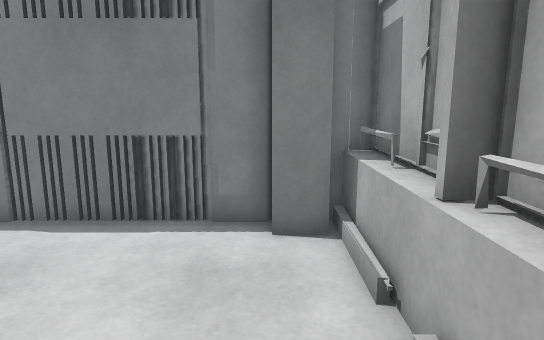
View 1 (above)

16 first-person views from a walk through a robot-simulator world made for Gazebo. The camera is 1.2 m above the floor, tilts 10° down and sees 75° across. The floor is counted in squares, 0.5 m on a side. Each view is taken from the middle of a square. On the plan, view 1 faces up. The plan holds only what a view shows up to about 20 squares ahead; the rest is blank. The place goes on beyond the plan. Simple shapes stand in for some stock models.

View 2
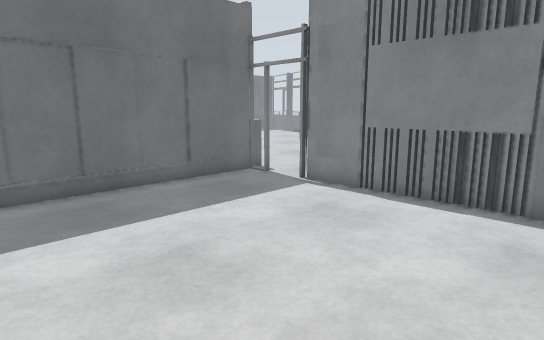

View 3
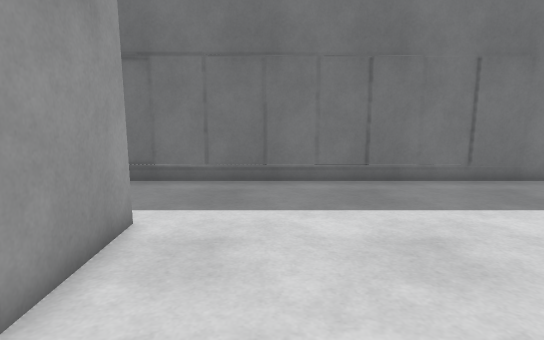

View 4
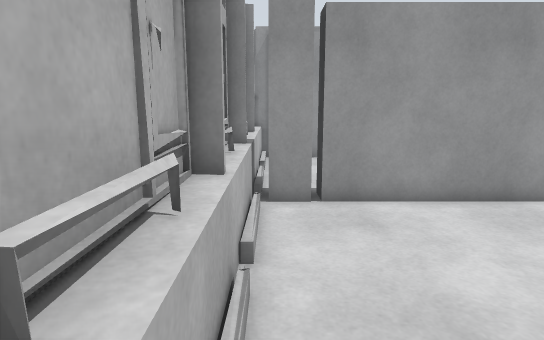

View 5
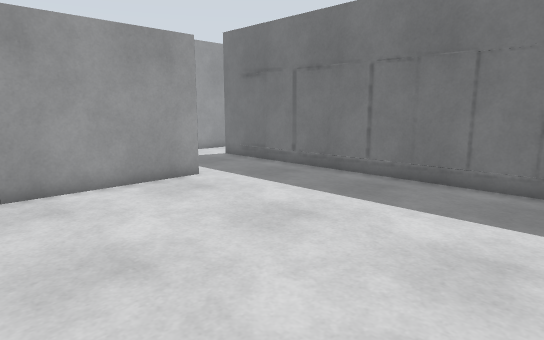

View 6
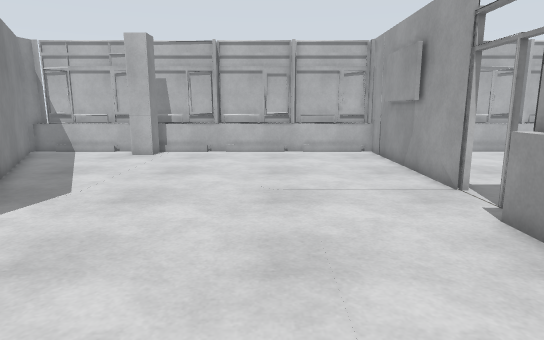

View 7
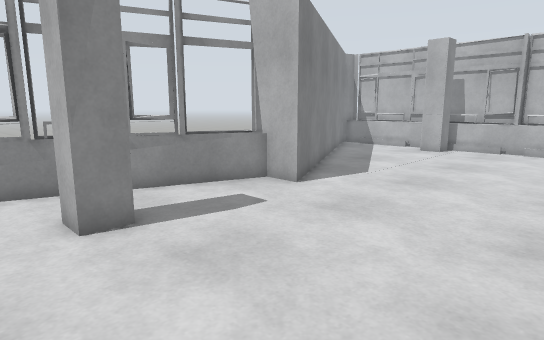

View 8
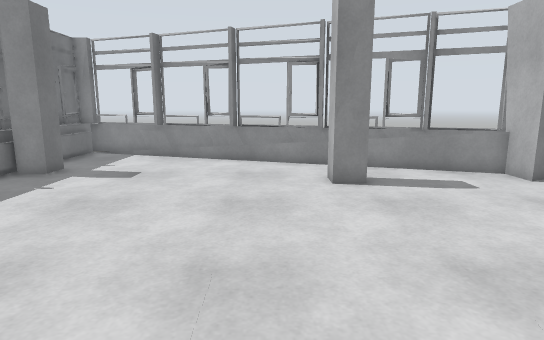

View 9
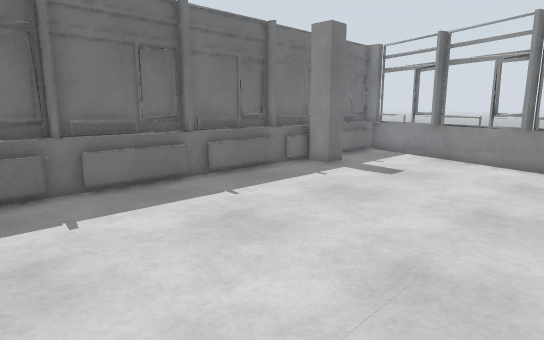

View 10
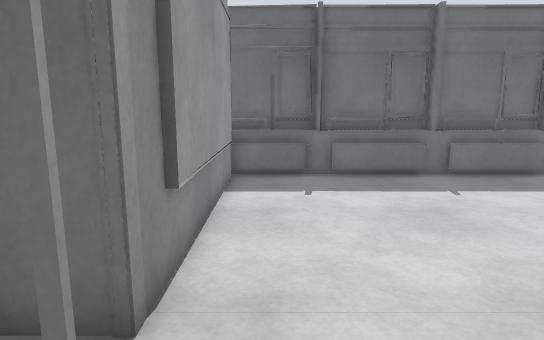

View 11
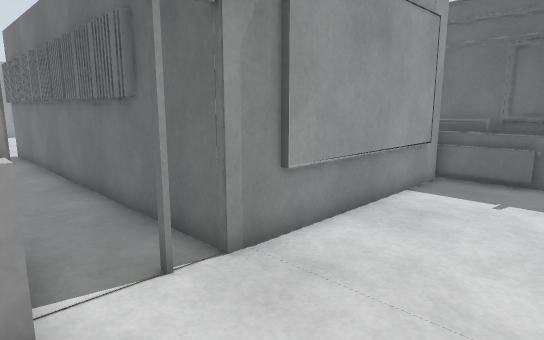

View 12
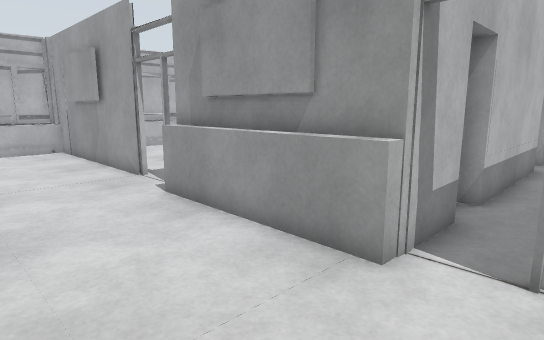

View 13
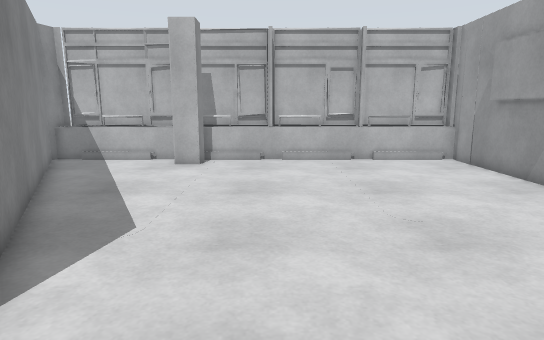

View 14
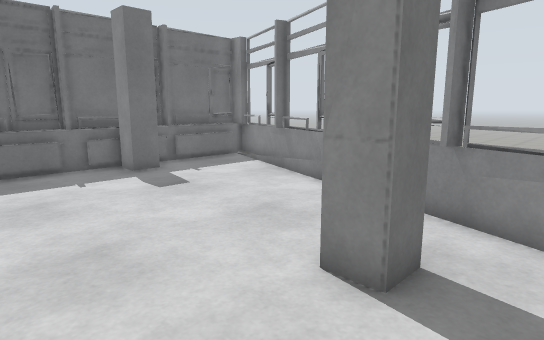

View 15
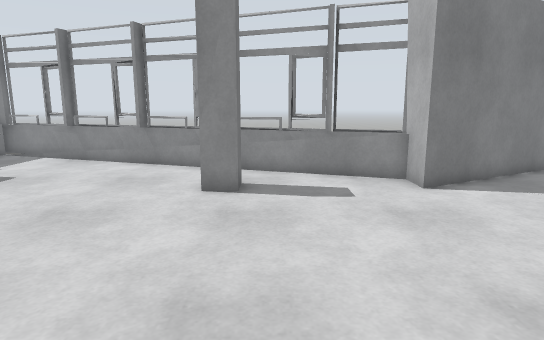

View 16
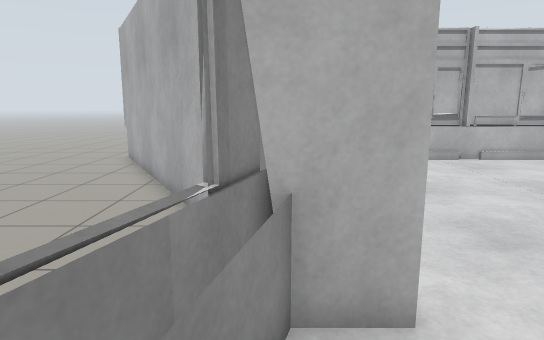

### Floor plan
Points are (right, up) in squares from view 1. A wall is a line through its corners. A room is listed if a view was taken in it or the views show most of it. See-through windows are left out.
Room 1 (views 1, 2, 3, 4, 5)
walls: (-6.2, -4.9) (-0.3, -4.9); (2.2, -0.8) (2.2, 3.4); (-1.4, 7.5) (-3.5, 7.5); (-0.1, -4.9) (1.1, -4.9); (2.2, -1.9) (2.2, -1.2); (2.2, 4.4) (2.2, 7.6); (0, 7.3) (-7.6, 7.3); (1.9, 5.2) (1.9, 7.5) (-0.2, 7.5); (1.1, 6.5) (0, 6.5); (-10.5, 7.6) (-10.5, -5.6); (1.5, -5.2) (1.5, 7)
low walls: (1.7, 2) (1.7, 3); (1.9, 0.2) (1.9, 3.4)
ways out: opening at (-9, 7) to room 2
Room 2 (views 6, 7, 8, 9, 10, 11, 12, 13, 14, 15, 16)
walls: (-18.1, 19.1) (-18.1, 20.2); (-17, 20.2) (-17, 19.1) (-17.9, 19.1) (-17.9, 19.7); (-11.4, 20.8) (-24.7, 25.3); (-15.9, 7.8) (-12.3, 7.8); (-15.5, 22.8) (-17.5, 23.4); (-17.7, 7.6) (-10.5, 7.6); (-9.5, 21) (-30.5, 28.1); (-17.7, 5.2) (-17.7, 8.2); (-8, 7.6) (1.7, 7.5); (-20.2, 24.3) (-21.6, 24.8); (-20.2, 4.5) (-20.2, -5.5); (-5, 7.8) (-1.4, 7.8); (-28.2, 21.9) (-28.2, 20.7) (-29.4, 20.7); (-29.9, 13.1) (-29.9, 11.1); (-28.3, 7.8) (-27, 7.8); (-30, 17.2) (-29.9, 15.2); (-30.4, 14.9) (-30.4, 7.1); (-26.2, 26.3) (-29.6, 27.4); (-30.4, 19.1) (-30.4, 15.1); (-29.7, 21.4) (-29.7, 7.4); (-29.4, 7.6) (-20.4, 7.6) (-20.4, -5.5); (-30, 21.5) (-30, 19.5); (1.1, 19.1) (0, 19.1) (0, 20.2); (1.8, 13.7) (1.8, 16.2); (-30.4, 22.4) (-30.4, 19.2); (-30.4, 23.3) (-30.4, 22.9); (2.2, 20.6) (2.2, 25.9) (1.1, 26.2); (1.5, 7) (1.5, 26.3) (-11.4, 19.4) (-11.4, 21.4); (-30.1, 25.7) (-30.1, 24.5); (-17.7, -3.5) (-17.7, 3.4) (-17, 3.4); (2.2, 7.6) (2.2, 19.5); (-29.7, 27.5) (-29.7, 22.5); (-30.4, 27.4) (-30.4, 23.6)
low walls: (-17.7, 8.2) (-10.7, 8.1) (-10.7, 7.6); (-23.6, 25.4) (-25.5, 26.1); (-29.4, 14.4) (-29.4, 11.1); (-25.3, 25.5) (-26.6, 25.9); (-29.4, 18.6) (-29.4, 15.4); (-29.4, 10.4) (-29.4, 7.6); (-29.4, 21) (-29.4, 19.5); (-29.9, 8.8) (-29.8, 7.3); (-29.4, 22.9) (-29.4, 22.4); (1.8, 16.7) (1.8, 19.2); (1.9, 12.5) (1.8, 13.6); (1.9, 9.5) (1.9, 11.6); (1.8, 22.5) (1.8, 24); (-29.4, 26.6) (-29.4, 23.4)
ways out: opening at (-9, 7) to room 1

Where each view was taken, in squares from view 1:
view 1: 0 up, 0 right, facing up
view 2: 2 down, 0 right, facing up-left
view 3: 2 down, 1 right, facing left
view 4: 4 up, 1 right, facing down
view 5: 6 up, 1 right, facing down-left
view 6: 13 up, 18 left, facing right
view 7: 12 up, 20 left, facing up-right
view 8: 8 up, 20 left, facing up
view 9: 8 up, 19 left, facing up-left
view 10: 9 up, 17 left, facing left
view 11: 12 up, 17 left, facing down-left
view 12: 13 up, 20 left, facing down-right
view 13: 16 up, 15 left, facing right
view 14: 15 up, 15 left, facing up-left
view 15: 9 up, 16 left, facing up
view 16: 21 up, 15 left, facing right
